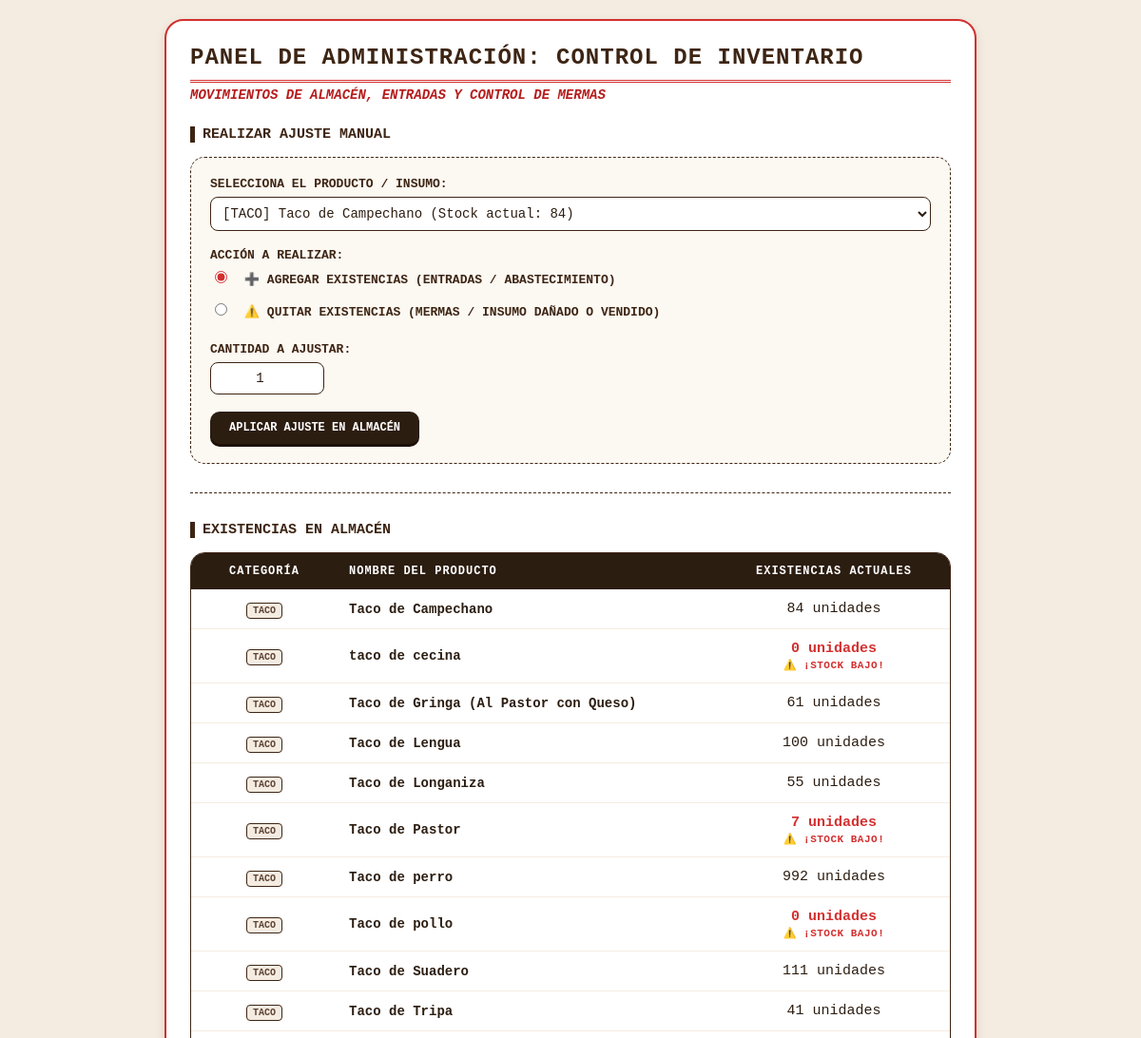
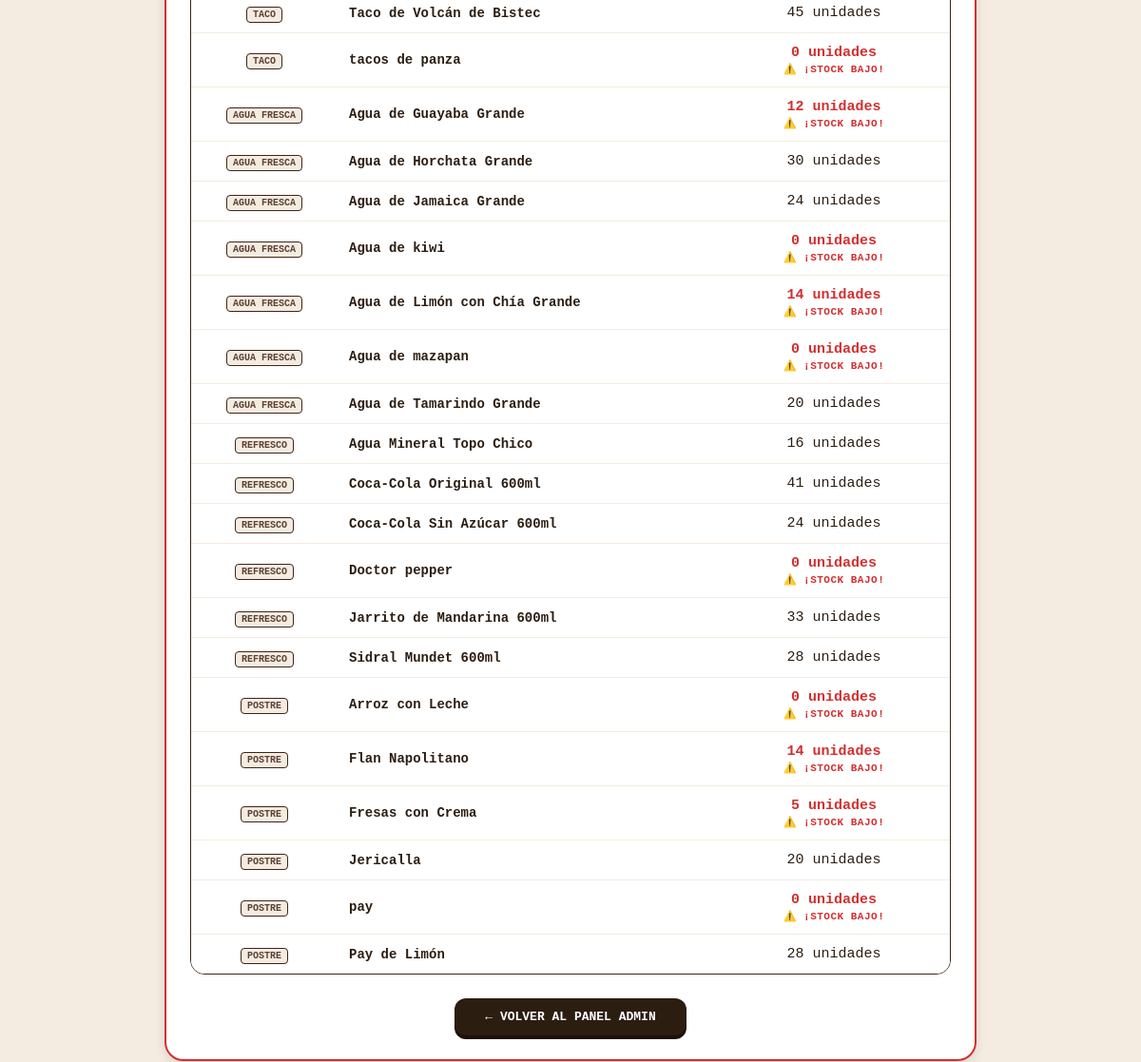
The page /gestionar_inventario.php (signed in) on the database as committed earlier (2 pictures, top to bottom).
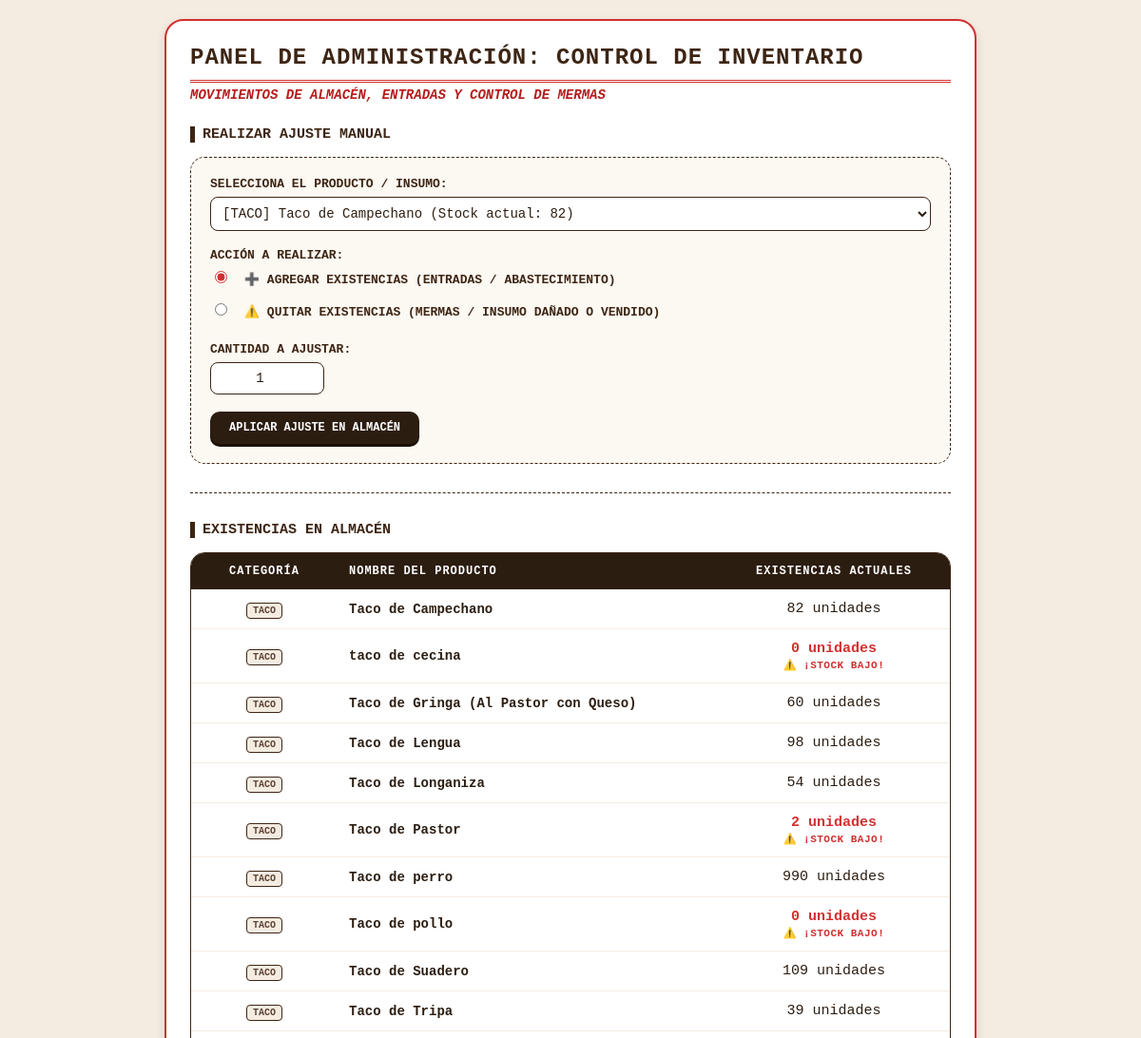
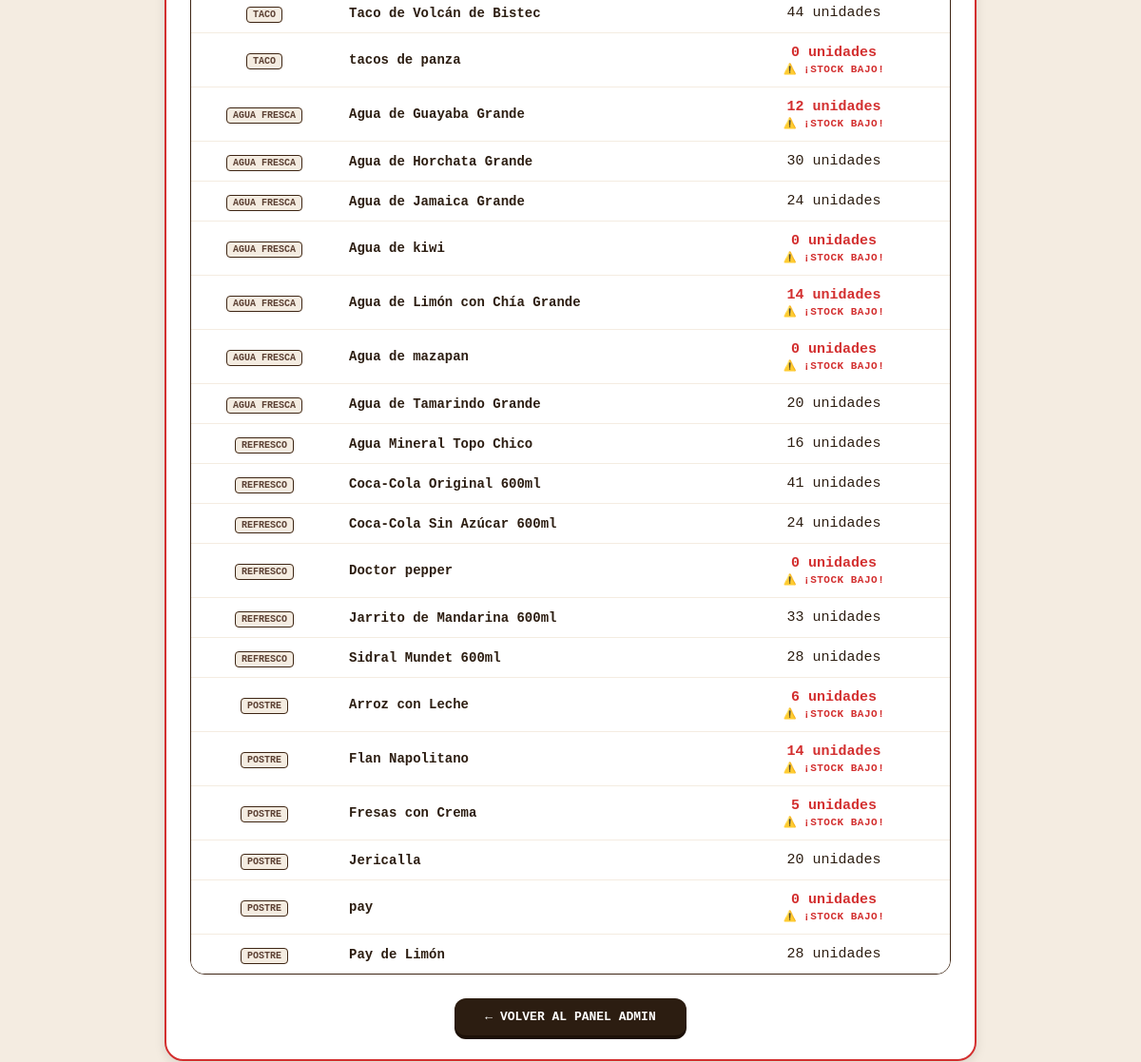
The same page on the database as committed later (2 pictures, top to bottom).
### tables this page shows
CREATE TABLE `productos` (
  `id` int(11) NOT NULL,
  `nombre` varchar(100) NOT NULL,
  `categoria` enum('taco','agua fresca','refresco','postre') NOT NULL,
  `precio` decimal(6,2) NOT NULL,
  `existencias` int(11) NOT NULL DEFAULT 0
);

### gestionar_inventario.php (the view, shortened to what this page needs)
<?php
$servidor   = "localhost";
$usuario_db = "root";
$pass_db    = "";
$base_datos = "taqueria_novillero";
$conexion = new mysqli($servidor, $usuario_db, $pass_db, $base_datos);
$resultado_productos = $conexion->query("SELECT id, nombre, categoria, existencias FROM productos ORDER BY categoria, nombre");
?>
<!DOCTYPE html>
<html lang="es">
<head>
</head>
<body>
    <div class="container">
        <h2>Panel de Administración: Control de Inventario</h2>
        <p class="sub-titulo">MOVIMIENTOS DE ALMACÉN, ENTRADAS Y CONTROL DE MERMAS</p>
        <h3>Realizar Ajuste Manual</h3>
        <form action="gestionar_inventario.php" method="POST" class="form-ajuste">
            <div class="form-group">
                <label>Selecciona el Producto / Insumo:</label>
                <select name="id_producto" required>
                    <?php
                    $resultado_productos->data_seek(0);
                    while ($row = $resultado_productos->fetch_assoc()):
                    ?>
                        <option value="<?php echo $row['id']; ?>">
                            [<?php echo strtoupper($row['categoria']); ?>] <?php echo htmlspecialchars($row['nombre']); ?> (Stock actual: <?php echo $row['existencias']; ?>)
                        </option>
                    <?php endwhile; ?>
                </select>
            </div>
            <div class="form-group">
                <label>Acción a realizar:</label>
                <div class="radio-group">
                    <label class="radio-option">
                        <input type="radio" name="accion" value="sumar" checked>
                        ➕ Agregar existencias (Entradas / Abastecimiento)
                    </label>
                    <label class="radio-option">
                        <input type="radio" name="accion" value="restar">
                        ⚠️ Quitar existencias (Mermas / Insumo dañado o vendido)
                    </label>
                </div>
            </div>
            <div class="form-group">
                <label>Cantidad a ajustar:</label>
                <input type="number" name="cantidad" min="1" value="1" required>
            </div>
            <button type="submit" name="ajustar_stock" class="btn-aplicar">Aplicar Ajuste en Almacén</button>
        </form>
        <hr style="border: 0; border-top: 1px dashed #3d2514; margin: 30px 0;">
        <h3>Existencias en Almacén</h3>
        <table>
            <thead>
                <tr>
                    <th style="text-align: center; width: 130px;">Categoría</th>
                    <th style="text-align: left;">Nombre del Producto</th>
                    <th style="text-align: center; width: 220px;">Existencias Actuales</th>
                </tr>
            </thead>
            <tbody>
                <?php
                $resultado_productos->data_seek(0);
                if ($resultado_productos && $resultado_productos->num_rows > 0):
                ?>
                    <?php while ($prod = $resultado_productos->fetch_assoc()):
                        $es_bajo = ($prod['existencias'] < 15);
                    ?>
                        <tr>
                            <td style="text-align: center;">
                                <span class="cat-tag"><?php echo strtoupper($prod['categoria']); ?></span>
                            </td>
                            <td><strong><?php echo htmlspecialchars($prod['nombre']); ?></strong></td>
                            <td style="text-align: center; font-size: 15px;" class="<?php echo $es_bajo ? 'stock-critico' : ''; ?>">
                                <?php echo $prod['existencias']; ?> unidades
                                <?php if ($es_bajo): ?>
                                    <span style="display:block; font-size: 11px; letter-spacing: 0.5px; font-weight: bold; text-transform: uppercase; margin-top: 2px;">⚠️ ¡STOCK BAJO!</span>
                                <?php endif; ?>
                            </td>
                        </tr>
                    <?php endwhile; ?>
                <?php else: ?>
                    <tr>
                        <td colspan="3" style="text-align: center; font-style: italic; padding: 20px;">No hay productos registrados en el inventario.</td>
                    </tr>
                <?php endif; ?>
            </tbody>
        </table>
        <a href="panel_admin.php" class="btn-volver">← Volver al Panel Admin</a>
    </div>
</body>
</html>

Rows that differ between the two databases and show on the page:
changed productos "Taco de Campechano": existencias "84" → "82"
changed productos "Taco de Gringa (Al Pastor con Queso)": existencias "61" → "60"
changed productos "Taco de Lengua": existencias "100" → "98"
changed productos "Taco de Longaniza": existencias "55" → "54"
changed productos "Taco de Pastor": existencias "7" → "2"
changed productos "Taco de perro": existencias "992" → "990"
changed productos "Taco de Suadero": existencias "111" → "109"
changed productos "Taco de Tripa": existencias "41" → "39"
changed productos "Taco de Volcán de Bistec": existencias "45" → "44"
changed productos "Arroz con Leche": existencias "0" → "6"
Other text that changed with them:
form field id_producto: "[TACO] Taco de Campechano (Stock actual: 84)" → "[TACO] Taco de Campechano (Stock actual: 82)"
